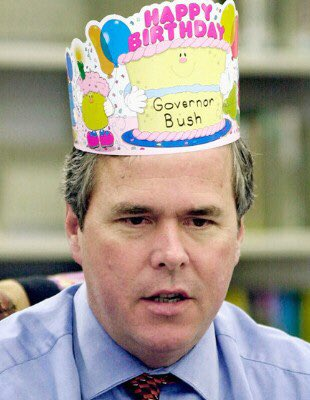
#> input picture imgs/photo.jpg, 310 x 400 px
$ python script.py
#> lines starting #> are read from the running program, lines starting #| are printed output that depends on the picture; after the words box and inside, x2 and y2 are one past the last pixel; in counts of white or black regions, pixels touching at a corner belong together

import cv2

face_cascade = cv2.CascadeClassifier("./haarcascade_frontalface_default.xml")
img = cv2.imread("./imgs/photo.jpg")
#> img is the input picture: shape (400, 310, 3); mean B, G, R 143.7, 153.6, 162.5
grey_img = cv2.cvtColor(img, cv2.COLOR_BGR2GRAY)
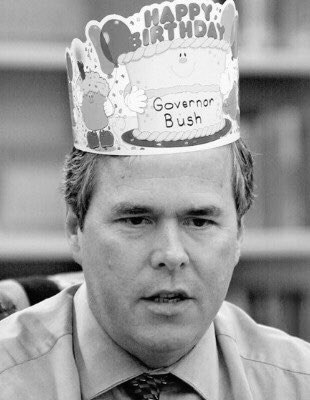
#> grey_img: shape (400, 310); min 0, max 255, mean 155.1

face_coords = face_cascade.detectMultiScale(grey_img, scaleFactor=1.2, minNeighbors=5)
#> face_coords = [[80, 155, 178, 178]]
#returns x & y coords of first point, and the width and height

for (x, y, w, h) in face_coords:
    img = cv2.rectangle(img, (x,y), (x+w, y+h), (0,255,0), 3)
#> this loop made 1 pass
#> pass 1, `img = cv2.rectangle(img, (x,y), (x+w, y+h), (0,255,0), 3)`:
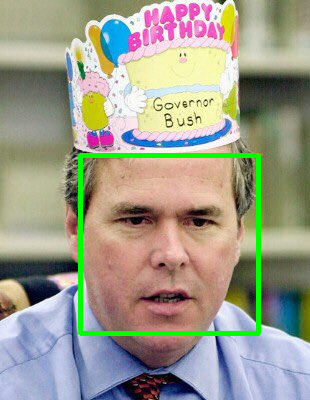
#> img: shape (400, 310, 3); 2.86% of pixels changed, all inside (x1, y1, x2, y2) = (78, 153, 261, 336)

cv2.imshow("grey",img)
cv2.waitKey(0)
cv2.destroyAllWindows()
